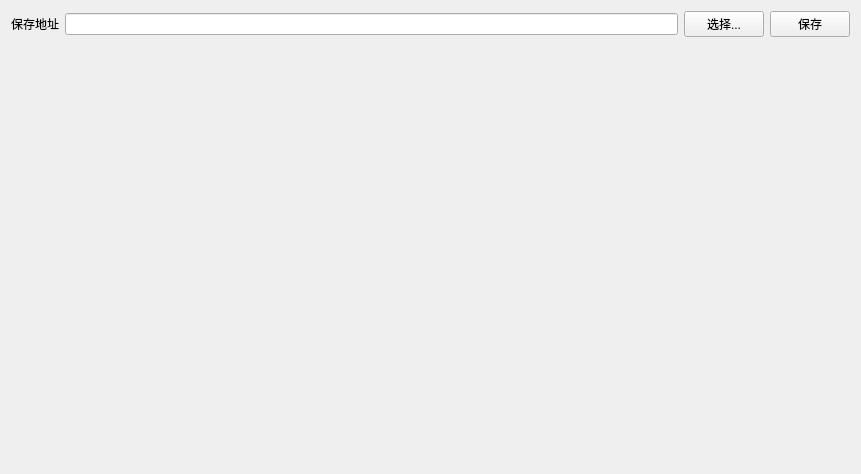
<?xml version="1.0" encoding="UTF-8"?>
<ui version="4.0">
 <class>saveSetWindow</class>
 <widget class="QFrame" name="saveSetWindow">
  <property name="geometry">
   <rect>
    <x>0</x>
    <y>0</y>
    <width>861</width>
    <height>474</height>
   </rect>
  </property>
  <property name="windowTitle">
   <string>Frame</string>
  </property>
  <layout class="QVBoxLayout" name="verticalLayout">
   <item>
    <layout class="QHBoxLayout" name="horizontalLayout">
     <item>
      <widget class="QLabel" name="label">
       <property name="text">
        <string>保存地址</string>
       </property>
      </widget>
     </item>
     <item>
      <widget class="QLineEdit" name="txt_saveDir"/>
     </item>
     <item>
      <widget class="QPushButton" name="btn_get">
       <property name="text">
        <string>选择...</string>
       </property>
      </widget>
     </item>
     <item>
      <widget class="QPushButton" name="btn_save">
       <property name="text">
        <string>保存</string>
       </property>
      </widget>
     </item>
    </layout>
   </item>
   <item>
    <spacer name="verticalSpacer">
     <property name="orientation">
      <enum>Qt::Vertical</enum>
     </property>
     <property name="sizeHint" stdset="0">
      <size>
       <width>20</width>
       <height>422</height>
      </size>
     </property>
    </spacer>
   </item>
  </layout>
 </widget>
 <resources/>
 <connections/>
</ui>
